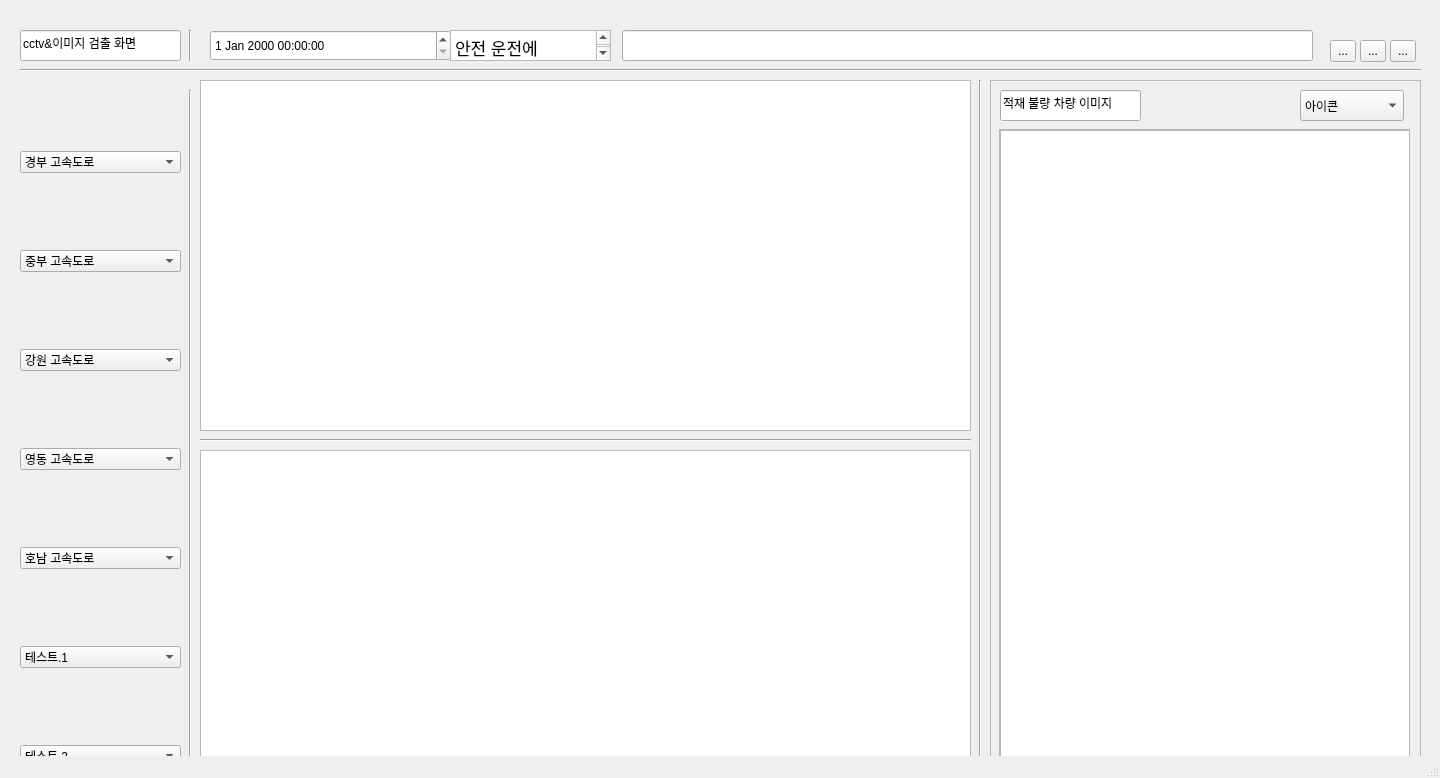
<?xml version="1.0" encoding="UTF-8"?>
<ui version="4.0">
 <class>MainWindow</class>
 <widget class="QMainWindow" name="MainWindow">
  <property name="geometry">
   <rect>
    <x>0</x>
    <y>0</y>
    <width>1440</width>
    <height>778</height>
   </rect>
  </property>
  <property name="windowTitle">
   <string>MainWindow</string>
  </property>
  <widget class="QWidget" name="centralwidget">
   <widget class="QWidget" name="verticalLayoutWidget">
    <property name="geometry">
     <rect>
      <x>200</x>
      <y>450</y>
      <width>771</width>
      <height>391</height>
     </rect>
    </property>
    <layout class="QVBoxLayout" name="verticalLayout">
     <item>
      <widget class="QFrame" name="frame_2">
       <property name="frameShape">
        <enum>QFrame::StyledPanel</enum>
       </property>
       <property name="frameShadow">
        <enum>QFrame::Raised</enum>
       </property>
       <widget class="QListView" name="listView">
        <property name="geometry">
         <rect>
          <x>0</x>
          <y>0</y>
          <width>771</width>
          <height>391</height>
         </rect>
        </property>
       </widget>
      </widget>
     </item>
    </layout>
   </widget>
   <widget class="QWidget" name="verticalLayoutWidget_2">
    <property name="geometry">
     <rect>
      <x>20</x>
      <y>80</y>
      <width>161</width>
      <height>761</height>
     </rect>
    </property>
    <layout class="QVBoxLayout" name="verticalLayout_2">
     <item>
      <widget class="QComboBox" name="comboBox_2">
       <item>
        <property name="text">
         <string>경부 고속도로</string>
        </property>
       </item>
       <item>
        <property name="text">
         <string>경부 고속도로1</string>
        </property>
       </item>
       <item>
        <property name="text">
         <string>경부 고속도로2</string>
        </property>
       </item>
       <item>
        <property name="text">
         <string>경부 고속도로3</string>
        </property>
       </item>
       <item>
        <property name="text">
         <string>경부 고속도로4</string>
        </property>
       </item>
       <item>
        <property name="text">
         <string>경부 고속도로5</string>
        </property>
       </item>
      </widget>
     </item>
     <item>
      <widget class="QComboBox" name="comboBox_6">
       <item>
        <property name="text">
         <string>중부 고속도로</string>
        </property>
       </item>
       <item>
        <property name="text">
         <string>중부 고속도로1</string>
        </property>
       </item>
       <item>
        <property name="text">
         <string>중부 고속도로2</string>
        </property>
       </item>
       <item>
        <property name="text">
         <string>중부 고속도로3</string>
        </property>
       </item>
       <item>
        <property name="text">
         <string>중부 고속도로4</string>
        </property>
       </item>
       <item>
        <property name="text">
         <string>중부 고속도로5</string>
        </property>
       </item>
      </widget>
     </item>
     <item>
      <widget class="QComboBox" name="comboBox_7">
       <item>
        <property name="text">
         <string>강원 고속도로</string>
        </property>
       </item>
       <item>
        <property name="text">
         <string>강원 고속도로1</string>
        </property>
       </item>
       <item>
        <property name="text">
         <string>강원 고속도로2</string>
        </property>
       </item>
       <item>
        <property name="text">
         <string>강원 고속도로3</string>
        </property>
       </item>
       <item>
        <property name="text">
         <string>강원 고속도로4</string>
        </property>
       </item>
       <item>
        <property name="text">
         <string>강원 고속도로5</string>
        </property>
       </item>
      </widget>
     </item>
     <item>
      <widget class="QComboBox" name="comboBox_5">
       <item>
        <property name="text">
         <string>영동 고속도로</string>
        </property>
       </item>
       <item>
        <property name="text">
         <string>영동 고속도로1</string>
        </property>
       </item>
       <item>
        <property name="text">
         <string>영동 고속도로2</string>
        </property>
       </item>
       <item>
        <property name="text">
         <string>영동 고속도로3</string>
        </property>
       </item>
       <item>
        <property name="text">
         <string>영동 고속도로4</string>
        </property>
       </item>
       <item>
        <property name="text">
         <string>영동 고속도로5</string>
        </property>
       </item>
      </widget>
     </item>
     <item>
      <widget class="QComboBox" name="comboBox_4">
       <item>
        <property name="text">
         <string>호남 고속도로</string>
        </property>
       </item>
       <item>
        <property name="text">
         <string>호남 고속도로1</string>
        </property>
       </item>
       <item>
        <property name="text">
         <string>호남 고속도로2</string>
        </property>
       </item>
       <item>
        <property name="text">
         <string>호남 고속도로3</string>
        </property>
       </item>
       <item>
        <property name="text">
         <string>호남 고속도로4</string>
        </property>
       </item>
       <item>
        <property name="text">
         <string>호남 고속도로5</string>
        </property>
       </item>
      </widget>
     </item>
     <item>
      <widget class="QComboBox" name="comboBox_3">
       <item>
        <property name="text">
         <string>테스트.1</string>
        </property>
       </item>
       <item>
        <property name="text">
         <string>테스트 영상 1-1</string>
        </property>
       </item>
       <item>
        <property name="text">
         <string>테스트 영상 1-2</string>
        </property>
       </item>
      </widget>
     </item>
     <item>
      <widget class="QComboBox" name="comboBox">
       <item>
        <property name="text">
         <string>테스트.2</string>
        </property>
       </item>
       <item>
        <property name="text">
         <string>테스트 2-1</string>
        </property>
       </item>
       <item>
        <property name="text">
         <string>테스트 2-2</string>
        </property>
       </item>
      </widget>
     </item>
    </layout>
   </widget>
   <widget class="QWidget" name="verticalLayoutWidget_3">
    <property name="geometry">
     <rect>
      <x>990</x>
      <y>80</y>
      <width>431</width>
      <height>761</height>
     </rect>
    </property>
    <layout class="QVBoxLayout" name="verticalLayout_3">
     <item>
      <widget class="QFrame" name="frame_3">
       <property name="frameShape">
        <enum>QFrame::StyledPanel</enum>
       </property>
       <property name="frameShadow">
        <enum>QFrame::Raised</enum>
       </property>
       <widget class="QLineEdit" name="lineEdit_2">
        <property name="geometry">
         <rect>
          <x>10</x>
          <y>10</y>
          <width>141</width>
          <height>31</height>
         </rect>
        </property>
        <property name="text">
         <string>적재 불량 차량 이미지</string>
        </property>
       </widget>
       <widget class="QScrollArea" name="scrollArea">
        <property name="geometry">
         <rect>
          <x>9</x>
          <y>49</y>
          <width>411</width>
          <height>701</height>
         </rect>
        </property>
        <property name="widgetResizable">
         <bool>true</bool>
        </property>
        <widget class="QWidget" name="scrollAreaWidgetContents">
         <property name="geometry">
          <rect>
           <x>0</x>
           <y>0</y>
           <width>409</width>
           <height>699</height>
          </rect>
         </property>
         <widget class="QTableView" name="tableView">
          <property name="geometry">
           <rect>
            <x>0</x>
            <y>0</y>
            <width>411</width>
            <height>701</height>
           </rect>
          </property>
         </widget>
        </widget>
       </widget>
       <widget class="QComboBox" name="comboBox_8">
        <property name="geometry">
         <rect>
          <x>310</x>
          <y>10</y>
          <width>104</width>
          <height>31</height>
         </rect>
        </property>
        <item>
         <property name="text">
          <string>아이콘</string>
         </property>
        </item>
        <item>
         <property name="text">
          <string>목록</string>
         </property>
        </item>
        <item>
         <property name="text">
          <string>계층</string>
         </property>
        </item>
       </widget>
      </widget>
     </item>
    </layout>
   </widget>
   <widget class="QWidget" name="verticalLayoutWidget_4">
    <property name="geometry">
     <rect>
      <x>200</x>
      <y>80</y>
      <width>771</width>
      <height>351</height>
     </rect>
    </property>
    <layout class="QVBoxLayout" name="verticalLayout_4">
     <item>
      <widget class="QFrame" name="frame">
       <property name="frameShape">
        <enum>QFrame::StyledPanel</enum>
       </property>
       <property name="frameShadow">
        <enum>QFrame::Raised</enum>
       </property>
       <widget class="QGraphicsView" name="media">
        <property name="geometry">
         <rect>
          <x>0</x>
          <y>0</y>
          <width>771</width>
          <height>351</height>
         </rect>
        </property>
       </widget>
      </widget>
     </item>
    </layout>
   </widget>
   <widget class="Line" name="line">
    <property name="geometry">
     <rect>
      <x>180</x>
      <y>90</y>
      <width>20</width>
      <height>751</height>
     </rect>
    </property>
    <property name="orientation">
     <enum>Qt::Vertical</enum>
    </property>
   </widget>
   <widget class="Line" name="line_2">
    <property name="geometry">
     <rect>
      <x>970</x>
      <y>80</y>
      <width>20</width>
      <height>761</height>
     </rect>
    </property>
    <property name="orientation">
     <enum>Qt::Vertical</enum>
    </property>
   </widget>
   <widget class="Line" name="line_3">
    <property name="geometry">
     <rect>
      <x>200</x>
      <y>430</y>
      <width>771</width>
      <height>20</height>
     </rect>
    </property>
    <property name="orientation">
     <enum>Qt::Horizontal</enum>
    </property>
   </widget>
   <widget class="Line" name="line_4">
    <property name="geometry">
     <rect>
      <x>20</x>
      <y>60</y>
      <width>1401</width>
      <height>20</height>
     </rect>
    </property>
    <property name="orientation">
     <enum>Qt::Horizontal</enum>
    </property>
   </widget>
   <widget class="QLineEdit" name="lineEdit">
    <property name="geometry">
     <rect>
      <x>20</x>
      <y>30</y>
      <width>161</width>
      <height>31</height>
     </rect>
    </property>
    <property name="text">
     <string>cctv&amp;이미지 검출 화면</string>
    </property>
   </widget>
   <widget class="Line" name="line_5">
    <property name="geometry">
     <rect>
      <x>180</x>
      <y>30</y>
      <width>20</width>
      <height>31</height>
     </rect>
    </property>
    <property name="orientation">
     <enum>Qt::Vertical</enum>
    </property>
   </widget>
   <widget class="QDateTimeEdit" name="dateTimeEdit">
    <property name="geometry">
     <rect>
      <x>210</x>
      <y>30</y>
      <width>241</width>
      <height>31</height>
     </rect>
    </property>
   </widget>
   <widget class="QToolButton" name="toolButton">
    <property name="geometry">
     <rect>
      <x>1330</x>
      <y>40</y>
      <width>26</width>
      <height>22</height>
     </rect>
    </property>
    <property name="text">
     <string>...</string>
    </property>
   </widget>
   <widget class="QToolButton" name="toolButton_2">
    <property name="geometry">
     <rect>
      <x>1360</x>
      <y>40</y>
      <width>26</width>
      <height>22</height>
     </rect>
    </property>
    <property name="text">
     <string>...</string>
    </property>
   </widget>
   <widget class="QToolButton" name="toolButton_3">
    <property name="geometry">
     <rect>
      <x>1390</x>
      <y>40</y>
      <width>26</width>
      <height>22</height>
     </rect>
    </property>
    <property name="text">
     <string>...</string>
    </property>
   </widget>
   <widget class="QTextEdit" name="textEdit">
    <property name="geometry">
     <rect>
      <x>450</x>
      <y>30</y>
      <width>161</width>
      <height>31</height>
     </rect>
    </property>
    <property name="html">
     <string>&lt;!DOCTYPE HTML PUBLIC &quot;-//W3C//DTD HTML 4.0//EN&quot; &quot;http://www.w3.org/TR/REC-html40/strict.dtd&quot;&gt;
&lt;html&gt;&lt;head&gt;&lt;meta name=&quot;qrichtext&quot; content=&quot;1&quot; /&gt;&lt;style type=&quot;text/css&quot;&gt;
p, li { white-space: pre-wrap; }
&lt;/style&gt;&lt;/head&gt;&lt;body style=&quot; font-family:'.AppleSystemUIFont'; font-size:13pt; font-weight:400; font-style:normal;&quot;&gt;
&lt;p style=&quot; margin-top:0px; margin-bottom:0px; margin-left:0px; margin-right:0px; -qt-block-indent:0; text-indent:0px;&quot;&gt;안전 운전에 주의하세요!&lt;/p&gt;&lt;/body&gt;&lt;/html&gt;</string>
    </property>
   </widget>
   <widget class="QLineEdit" name="lineEdit_3">
    <property name="geometry">
     <rect>
      <x>622</x>
      <y>30</y>
      <width>691</width>
      <height>31</height>
     </rect>
    </property>
   </widget>
  </widget>
  <widget class="QMenuBar" name="menubar">
   <property name="geometry">
    <rect>
     <x>0</x>
     <y>0</y>
     <width>1440</width>
     <height>24</height>
    </rect>
   </property>
  </widget>
  <widget class="QStatusBar" name="statusbar"/>
 </widget>
 <resources/>
 <connections/>
</ui>
